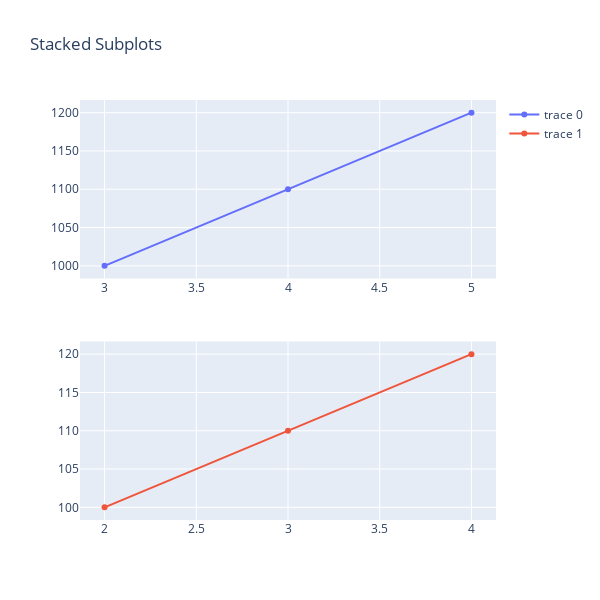

The notebook cell saved with this chart:
### Code cell
fig = make_subplots(rows=2, cols=1)

fig.append_trace(go.Scatter(
    x=[3, 4, 5],
    y=[1000, 1100, 1200],
), row=1, col=1)

fig.append_trace(go.Scatter(
    x=[2, 3, 4],
    y=[100, 110, 120],
), row=2, col=1)

fig.update_layout(height=600, width=600, title_text="Stacked Subplots")
fig.show()

### Figure 1 — Plotly figure (JSON) as saved in the notebook; plotly's stock layout.template omitted (floating-point values rounded to 4 significant figures)
{"data": [{"type": "scatter", "x": [3, 4, 5], "xaxis": "x", "y": [1000, 1100, 1200], "yaxis": "y"}, {"type": "scatter", "x": [2, 3, 4], "xaxis": "x2", "y": [100, 110, 120], "yaxis": "y2"}], "layout": {"height": 600, "title": {"text": "Stacked Subplots"}, "width": 600, "xaxis": {"anchor": "y", "domain": [0, 1]}, "xaxis2": {"anchor": "y2", "domain": [0, 1]}, "yaxis": {"anchor": "x", "domain": [0.575, 1]}, "yaxis2": {"anchor": "x2", "domain": [0, 0.425]}}}
